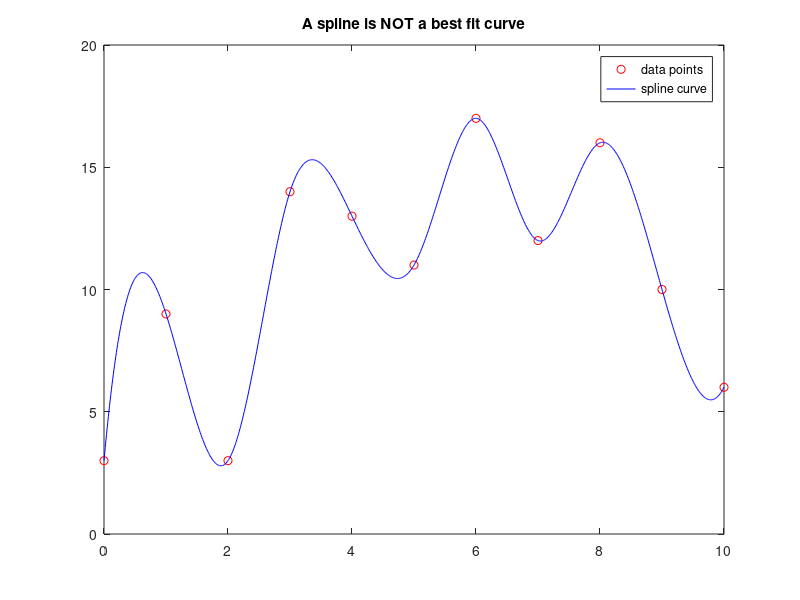

The MATLAB source for this figure:
clear
close
clf

%teste1

t=(1:.01:10);
f=sin(2*pi.*t); % amostragem do sinal
%subplot(2,1,1)
plot(t,f) % Sinal de entrada
%[B,A]=butter(1,0.1); % Calcula coeficientes do filtro de 2ª
% ordem,
 % fs/2=50Hz e fo=5Hz, entao Wn=5/50=0.1
%saida=filter(B,A,f); % Filtra o sinal. Resultando no vetor de
 % saída.
%subplot(2,1,2)
%plot(t,saida)

%teste 2
%x = -4:4;
%y = [0 .15 1.12 2.36 2.36 1.46 .49 .06 0];
%cs = spline(x,y);
%xx = linspace(-4,4,101);
%plot(x,y,'o',xx,ppval(cs,xx),'-');

%teste 3
%y = [0 .5 1 1.5 2 1.5 1 .5 0 -.5 -1 -1.5 -2 -1.5 -1 -.5 0];
%N = length(y);
%L = 5;
%M = N*L;
%x = 0:L:L*N-1;
%xi = 0:M-1;
%yi = interpft(y,M);
%plot(x,y,'o',xi,yi,'*')
%legend('Original data','Interpolated data')

%teste 3

% Interpolation Example
% Spline curve
% A very simple example of using spline to draw a curve
% through a set of points
% this is NOT the same as a best fit curve,
% but it might be useful for a roller coaster!
clear all; close all; clc;
x = 0:10; % simple set of x values
y = randi(20,size(x)); % random y values for each x value
xx = linspace(0,10,1000); % many x values for plotting
yy = spline(x,y,xx); % generate y values based on spline interpolation
plot(x,y,'ro'); % red data points
hold on;
plot(xx,yy,'b-'); % blue spline curve
legend('data points','spline curve');
title('A spline is NOT a best fit curve');